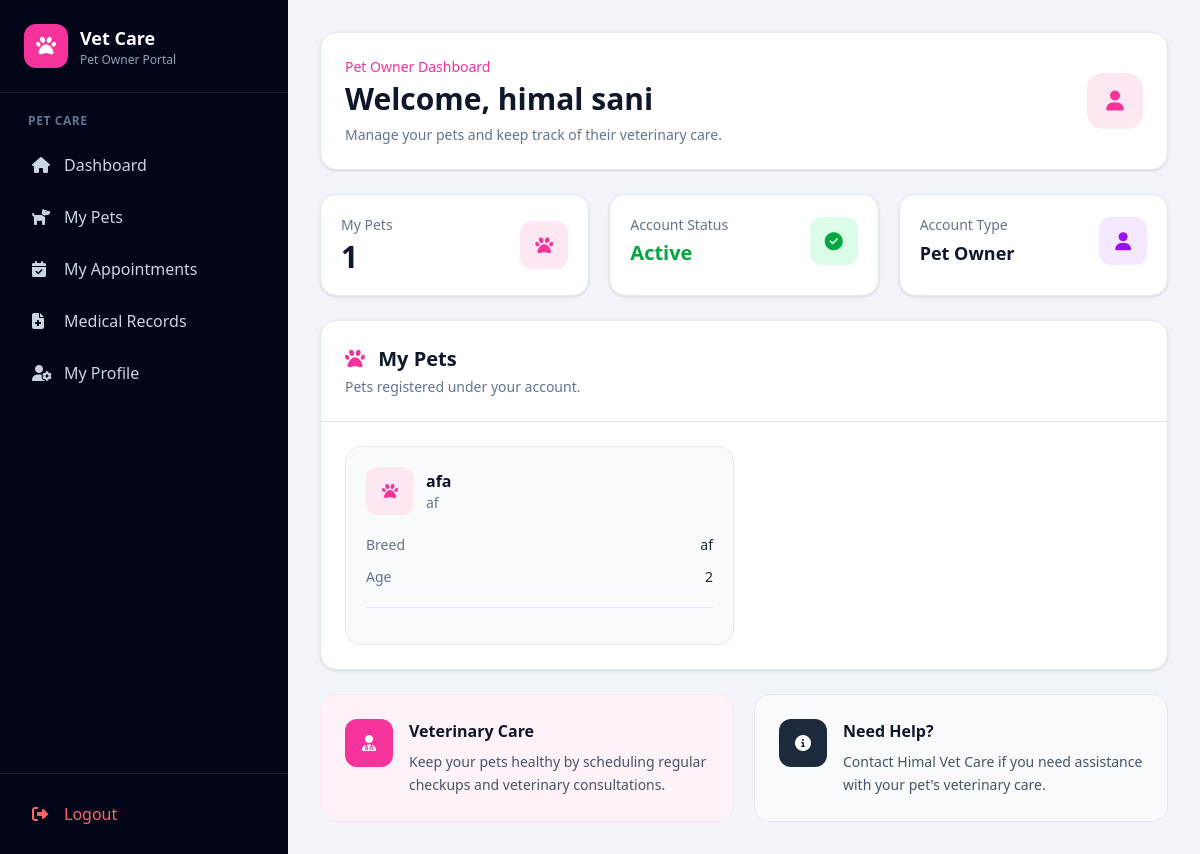
Page /owner-dashboard/ (signed in) on the committed database.
### account/models.py (models this page shows, shortened)
class User(AbstractUser):
    ADMIN = "ADMIN"
    VETERINARIAN = "VETERINARIAN"
    PET_OWNER = "PET_OWNER"
    ROLE_CHOICES = [
        (ADMIN, "Admin"),
        (VETERINARIAN, "Veterinarian"),
        (PET_OWNER, "Pet Owner"),
    ]
    role = models.CharField(
        max_length=20,
        choices=ROLE_CHOICES,
        default=PET_OWNER
    )
    phone = models.CharField(
        max_length=15,
        blank=True,
        null=True
    )
    address = models.TextField(
        blank=True,
        null=True
    )
    created_at = models.DateTimeField(
        auto_now_add=True
    )
    updated_at = models.DateTimeField(
        auto_now=True
    )

### animal/models.py (models this page shows, shortened)
class Animal(models.Model):
    owner = models.ForeignKey(
        User,
        on_delete=models.CASCADE,
        related_name="animals",
        null=True,
        blank=True
    )
    name = models.CharField(max_length=100)
    species = models.CharField(max_length=100)
    breed = models.CharField(
        max_length=100,
        blank=True,
        null=True
    )
    age = models.PositiveIntegerField(
        blank=True,
        null=True
    )
    created_at = models.DateTimeField(
        auto_now_add=True
    )

### account/views.py (the view)
@login_required
def owner_dashboard(request):
    user = request.user
    if user.role != User.PET_OWNER:
        messages.error(
            request,
            "You are not authorized to access the pet owner dashboard."
        )
        return redirect("dashboard")
    pet_owner_profile = getattr(
        user,
        "pet_owner_profile",
        None
    )
    try:
        my_animals = Animal.objects.filter(
            owner=user
        )
    except Exception:
        my_animals = Animal.objects.none()
    try:
        appointments = (
            Appointment.objects
            .filter(animal__in=my_animals)
            .order_by("appointment_date")[:5]
        )
    except Exception:
        appointments = Appointment.objects.none()
    try:
        medical_records = (
            MedicalRecord.objects
            .filter(animal__in=my_animals)
            .order_by("-id")[:5]
        )
    except Exception:
        medical_records = MedicalRecord.objects.none()
    context = {
        "my_animals": my_animals,
        "appointments": appointments,
        "medical_records": medical_records,
        "pet_owner_profile": pet_owner_profile,
        "user_role": "PET_OWNER",
    }
    return render(
        request,
        "account/owner_dashboard.html",
        context
    )

### account/templates/account/owner_dashboard.html (shortened to what this page needs)
{% extends 'ownerbase.html' %}
{% block content %}
<div class="max-w-7xl mx-auto space-y-6">
    <div class="bg-white rounded-2xl border border-slate-200
                shadow-sm p-6">
        <div class="flex flex-col sm:flex-row
                    sm:items-center sm:justify-between gap-4">
            <div>
                <p class="text-sm font-medium text-pink-500">
                    Pet Owner Dashboard
                </p>
                <h2 class="mt-1 text-2xl sm:text-3xl
                           font-bold text-slate-900">
                    Welcome,
                    {{ request.user.get_full_name|default:request.user.username }}
                </h2>
                <p class="mt-2 text-sm text-slate-500">
                    Manage your pets and keep track of their veterinary care.
                </p>
            </div>
            <div class="w-14 h-14 rounded-2xl
                        bg-pink-100 text-pink-500
                        flex items-center justify-center
                        text-xl shrink-0">
                <i class="fa-solid fa-user"></i>
            </div>
        </div>
    </div>
    <div class="grid grid-cols-1 sm:grid-cols-2 lg:grid-cols-3 gap-5">
        <div class="bg-white rounded-2xl
                    border border-slate-200
                    shadow-sm p-5">
            <div class="flex items-center justify-between">
                <div>
                    <p class="text-sm text-slate-500">
                        My Pets
                    </p>
                    <h3 class="mt-1 text-3xl font-bold text-slate-900">
                        {{ my_animals|length }}
                    </h3>
                </div>
                <div class="w-12 h-12 rounded-xl
                            bg-pink-100 text-pink-500
                            flex items-center justify-center">
                    <i class="fa-solid fa-paw text-lg"></i>
                </div>
            </div>
        </div>
        <div class="bg-white rounded-2xl
                    border border-slate-200
                    shadow-sm p-5">
            <div class="flex items-center justify-between">
                <div>
                    <p class="text-sm text-slate-500">
                        Account Status
                    </p>
                    <h3 class="mt-1 text-xl font-bold text-green-600">
                        Active
                    </h3>
                </div>
                <div class="w-12 h-12 rounded-xl
                            bg-green-100 text-green-600
                            flex items-center justify-center">
                    <i class="fa-solid fa-circle-check text-lg"></i>
                </div>
            </div>
        </div>
        <div class="bg-white rounded-2xl
                    border border-slate-200
                    shadow-sm p-5">
            <div class="flex items-center justify-between">
                <div>
                    <p class="text-sm text-slate-500">
                        Account Type
                    </p>
                    <h3 class="mt-1 text-lg font-bold text-slate-900">
                        {{ request.user.get_role_display }}
                    </h3>
                </div>
                <div class="w-12 h-12 rounded-xl
                            bg-purple-100 text-purple-600
                            flex items-center justify-center">
                    <i class="fa-solid fa-user text-lg"></i>
                </div>
            </div>
        </div>
    </div>
    <div class="bg-white rounded-2xl
                border border-slate-200
                shadow-sm overflow-hidden">
        <div class="p-5 sm:p-6
                    border-b border-slate-200
                    flex flex-col sm:flex-row
                    sm:items-center
                    sm:justify-between
                    gap-3">
            <div>
                <h3 class="text-xl font-bold text-slate-900">
                    <i class="fa-solid fa-paw text-pink-500 mr-2"></i>
                    My Pets
                </h3>
                <p class="mt-1 text-sm text-slate-500">
                    Pets registered under your account.
                </p>
            </div>
        </div>
        <div class="p-5 sm:p-6">
            {% if my_animals %}
                <div class="grid grid-cols-1
                            md:grid-cols-2
                            xl:grid-cols-3
                            gap-5">
                    {% for animal in my_animals %}
                        <div class="rounded-2xl
                                    border border-slate-200
                                    bg-slate-50
                                    p-5
                                    hover:shadow-md
                                    transition">
                            <div class="flex items-center
                                        justify-between gap-3">
                                <div class="flex items-center gap-3">
                                    <div class="w-12 h-12
                                                rounded-xl
                                                bg-pink-100
                                                text-pink-500
                                                flex items-center
                                                justify-center">
                                        <i class="fa-solid fa-paw"></i>
                                    </div>
                                    <div>
                                        <h4 class="font-bold
                                                   text-slate-900">
                                            {{ animal.name }}
                                        </h4>
                                        <p class="text-sm
                                                  text-slate-500">
                                            {{ animal.species|default:"Pet" }}
                                        </p>
                                    </div>
                                </div>
                            </div>
                            <div class="mt-5 space-y-3">
                                {% if animal.breed %}
                                    <div class="flex items-center
                                                justify-between
                                                text-sm">
                                        <span class="text-slate-500">
                                            Breed
                                        </span>
                                        <span class="font-medium
                                                     text-slate-800">
                                            {{ animal.breed }}
                                        </span>
                                    </div>
                                {% endif %}
                                {% if animal.age %}
                                    <div class="flex items-center
                                                justify-between
                                                text-sm">
                                        <span class="text-slate-500">
                                            Age
                                        </span>
                                        <span class="font-medium
                                                     text-slate-800">
                                            {{ animal.age }}
                                        </span>
                                    </div>
                                {% endif %}
                            </div>
                            {% if animal.id %}
                                <div class="mt-5 pt-4
                                            border-t border-slate-200">
                                </div>
                            {% endif %}
                        </div>
                    {% endfor %}
                </div>
            {% endif %}
        </div>
    </div>
    <div class="grid grid-cols-1 lg:grid-cols-2 gap-5">
        <div class="bg-pink-50
                    border border-pink-100
                    rounded-2xl
                    p-6">
            <div class="flex items-start gap-4">
                <div class="w-12 h-12
                            rounded-xl
                            bg-pink-500
                            text-white
                            flex items-center
                            justify-center
                            shrink-0">
                    <i class="fa-solid fa-user-doctor"></i>
                </div>
                <div>
                    <h3 class="font-bold
                               text-slate-900">
                        Veterinary Care
                    </h3>
                    <p class="mt-2 text-sm
                              text-slate-600
                              leading-relaxed">
                        Keep your pets healthy by
                        scheduling regular checkups
                        and veterinary consultations.
                    </p>
                </div>
            </div>
        </div>
        <div class="bg-slate-50
                    border border-slate-200
                    rounded-2xl
                    p-6">
            <div class="flex items-start gap-4">
                <div class="w-12 h-12
                            rounded-xl
                            bg-slate-800
                            text-white
                            flex items-center
                            justify-center
                            shrink-0">
                    <i class="fa-solid fa-circle-info"></i>
                </div>
                <div>
                    <h3 class="font-bold
                               text-slate-900">
                        Need Help?
                    </h3>
                    <p class="mt-2 text-sm
                              text-slate-600
                              leading-relaxed">
                        Contact Himal Vet Care if
                        you need assistance with
                        your pet's veterinary care.
                    </p>
                </div>
            </div>
        </div>
    </div>
</div>
{% endblock %}

### rows in the picture
User: user.get_full_name "himal sani", user.role "Pet Owner"
Animal: name "afa", species "af", breed "af", age "2"

### other values in the picture
{{ my_animals|length }} "1"
